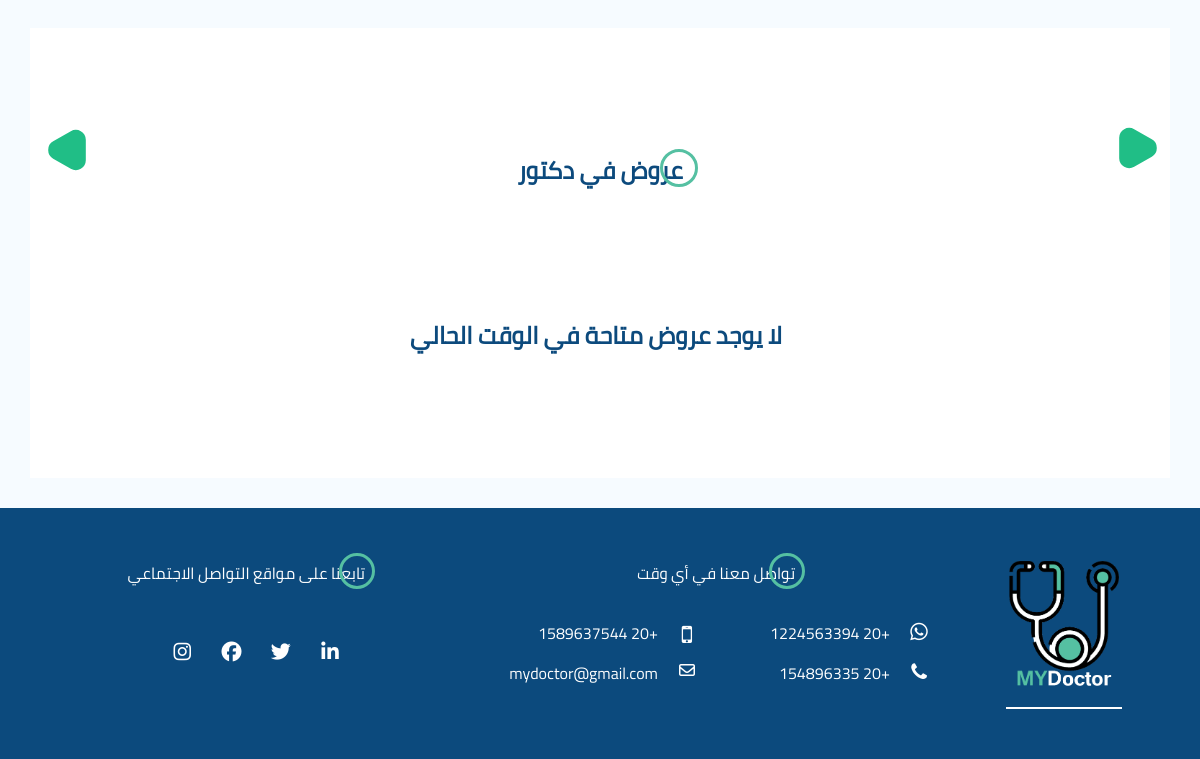
/ (lower part), run on an earlier commit of the app's database.
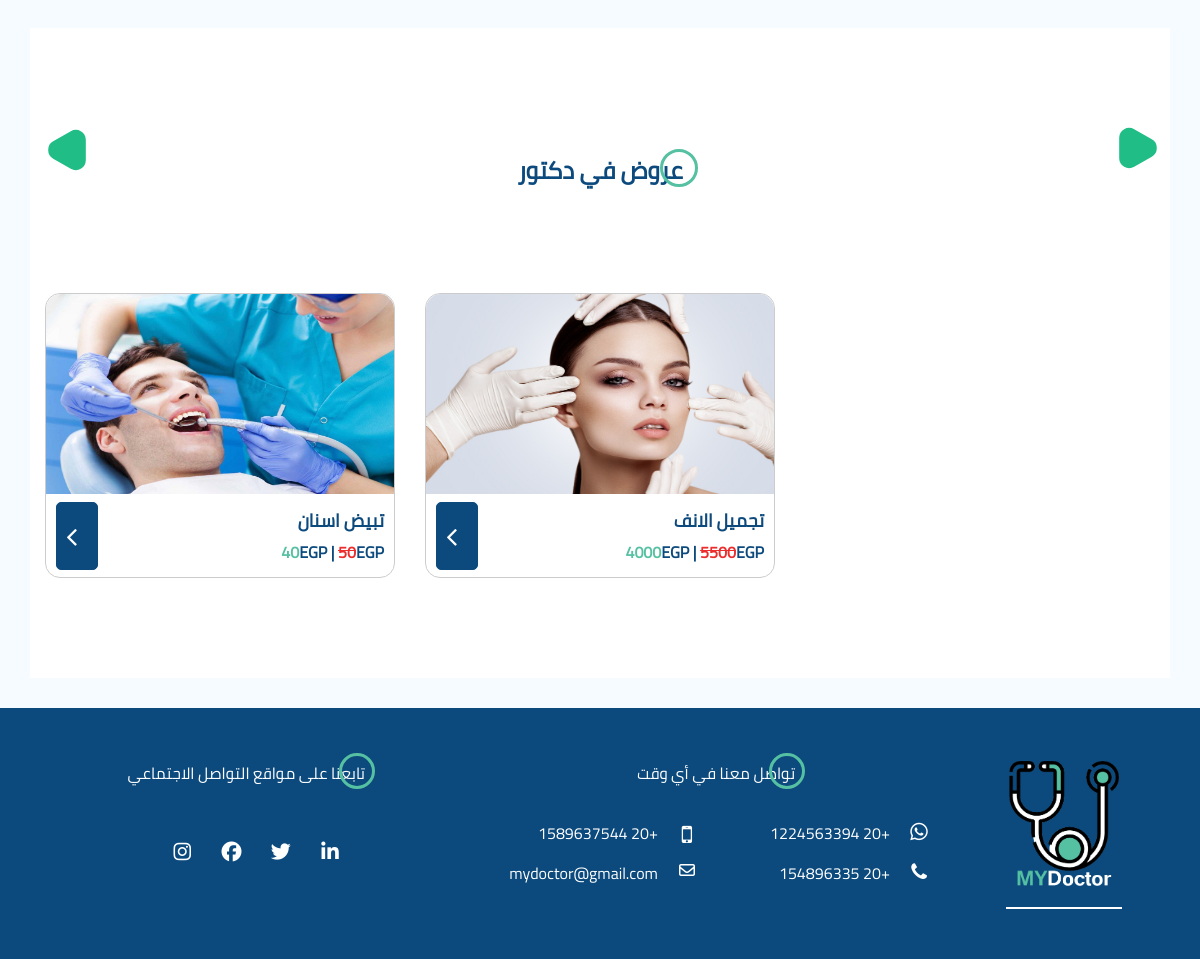
And on a later commit of the database.
### tables this page shows
CREATE TABLE `offers` (
  `ID` int(10) NOT NULL,
  `OffName` varchar(200) NOT NULL,
  `OffOPrice` varchar(10) NOT NULL,
  `OffNPrice` varchar(10) NOT NULL,
  `GeoLocation` varchar(100) NOT NULL,
  `OffClinicAddress` text NOT NULL,
  `OffDetails` text NOT NULL,
  `OffAvaliable` varchar(5) NOT NULL,
  `OffImageSrc` text NOT NULL
);

### index.php (the view, shortened to what this page needs)
<?php
require_once 'config.php';
?>
<!DOCTYPE html>
<html lang="en">
<head>
    <link rel="stylesheet" href="css/splide.min.css">
    <link rel="stylesheet" href="css/index.css">
</head>
<body>
    <?php include "nav.php"; ?>
    <section class="offers">
        <div class="controls">
            <div class="next">
            </div>
            <div class="head1"><span>عروض</span> في دكتور</div>
            <div class="prev">
            </div>
        </div>
        <div class="splide" id="splide">
            <div class="splide__slider">
                <div class="splide__track">
                    <ul class="splide__list">
                        <?php
                        $sqlGO = "SELECT * FROM offers WHERE OffAvaliable = 'Yes'";
                        $resultGO = mysqli_query($conn, $sqlGO);
                        if ($resultGO->num_rows > 0) {
                            while ($rowGO = $resultGO->fetch_assoc()) {
                                echo '
                                <li class="splide__slide movie-cover">
                                    <div class="box">
                                        <div class="image">
                                            <img src="' . $rowGO['OffImageSrc'] . '" alt="">
                                        </div>
                                        <div class="info">
                                            <div class="datails">
                                                <p class="name">' . $rowGO['OffName'] . '</p>
                                                <p class="price"><span class="new">' . $rowGO['OffNPrice'] . '</span>EGP | <span class="old">' . $rowGO['OffOPrice'] . '</span>EGP</p>
                                            </div>
                                            <div class="show-more">
                                                <a href="order.php?id=' . $rowGO['ID'] . '"><i class="fa fa-angle-left"></i></a>
                                            </div>
                                        </div>
                                    </div>
                                </li>
                                ';
                            }
                        } else {
                            echo '
                                <p class="head1">لا يوجد عروض متاحة في الوقت الحالي</p>
                            ';
                        }
                        ?>
                    </ul>
                </div>
            </div>
        </div>
    </section>
    <?php include "footer.php" ?>
</body>
</html>

What changed in the data, as far as the page shows it:
added offers: OffImageSrc (picture), OffName "تبيض اسنان", OffNPrice "40", OffOPrice "50"
added offers: OffImageSrc (picture), OffName "تجميل الانف", OffNPrice "4000", OffOPrice "5500"
Also different on the page:
text no longer shown: "لا يوجد عروض متاحة في الوقت الحالي"
